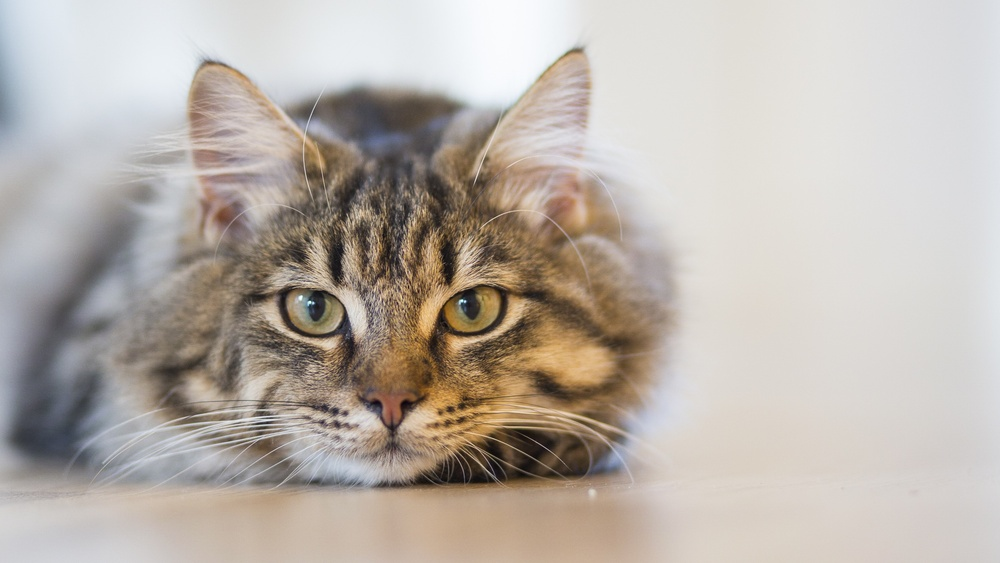
//> input picture opencv-3.2.0/example/cat.jpeg, 1000 x 563 px, shrunk from 2067 x 1163 before the run
$ ./opencv_test1   (built with g++ and OpenCV 4)
//> lines starting //> are read from the running program, lines starting //| are printed output that depends on the picture
#include "opencv2/opencv.hpp"
#include <iostream>
#include <sys/time.h>

using namespace cv;
using namespace std;

Mat rotate(Mat src, double degree)
{
	CV_Assert(!src.empty());

	Mat dst(src.rows * 2, src.cols * 2, src.type());
	Point2f pt(src.cols / 2.f, src.rows / 2.f);
	// TODO:
	Mat r = getRotationMatrix2D(pt, degree, 1.0);
	warpAffine(src, dst, r, Size(src.cols, src.rows));
	return dst;
}

static inline long elasped_time(void)
{
	struct timeval tv;
	long t;
	gettimeofday(&tv,NULL);
	t = (tv.tv_sec * 1000 + tv.tv_usec / 1000);
	return t;
}

int main(void)
{
	Mat src1 = imread("cat.jpeg", IMREAD_GRAYSCALE);
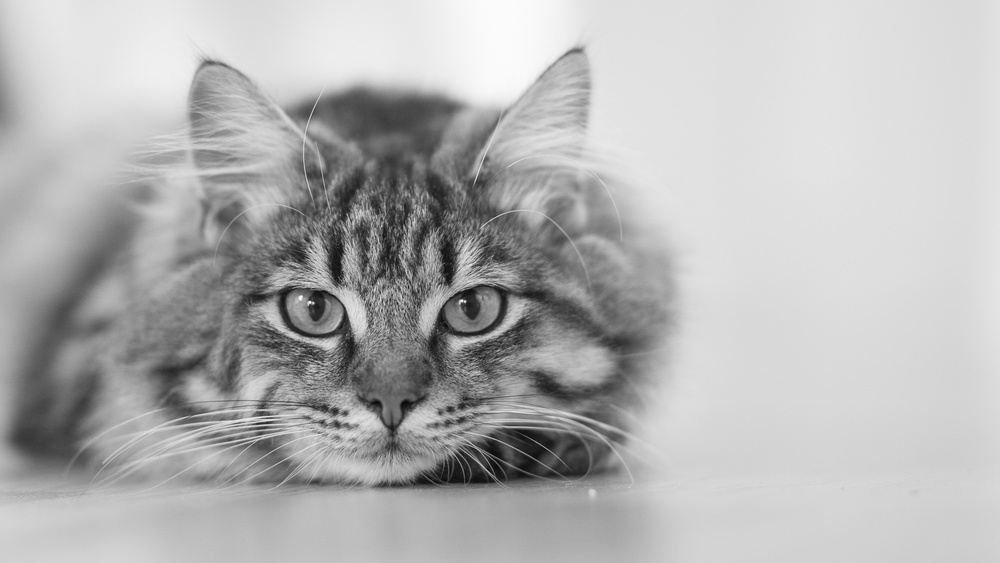
//> src1: 563 rows x 1000 cols, CV_8UC1; min 8, max 255, mean 179.5
	long t1,t2;
	if(src1.empty()){
		cerr << "Image load failed!" << endl;
		return -1;
	}
	t1 = elasped_time();
	Mat src2 = rotate(src1,30.);
//> in rotate, `warpAffine(src, dst, r, Size(src.cols, src.rows));`:
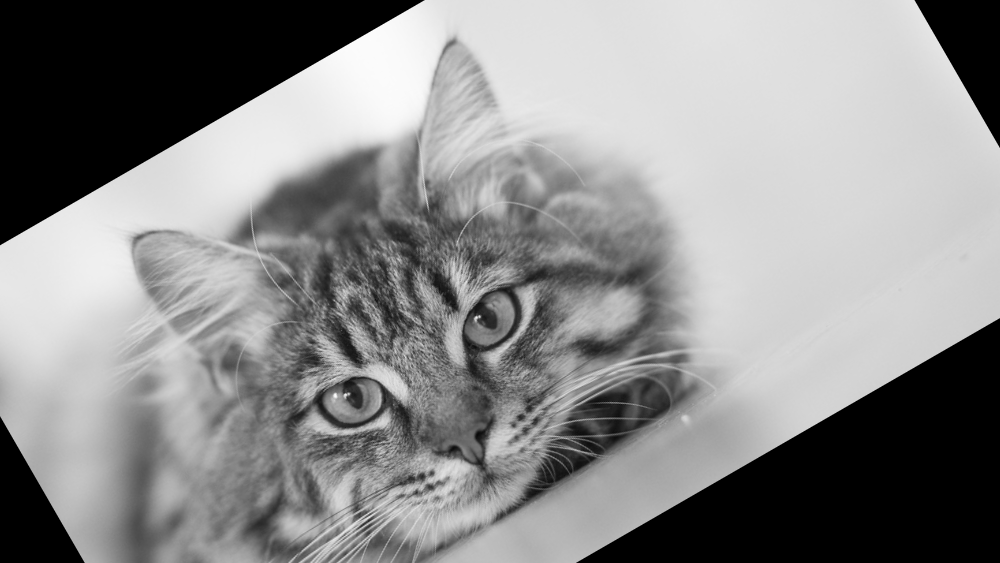
//> dst: 563 rows x 1000 cols, CV_8UC1; min 0, max 252, mean 139.1
	t2 = elasped_time();
	if (src1.empty() || src2.empty()){
		cerr << "image load failed!" << endl;
		return -1;
	}

	printf("rotate time %d\n", t2-t1);

	return 0;
}
